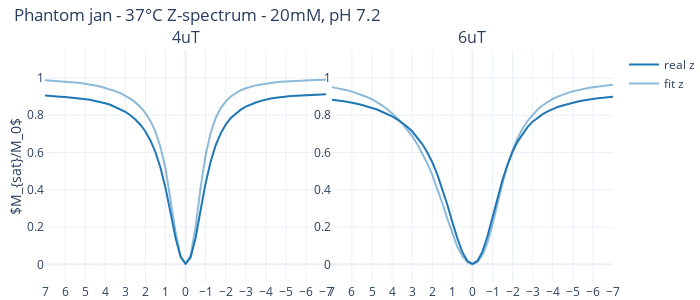
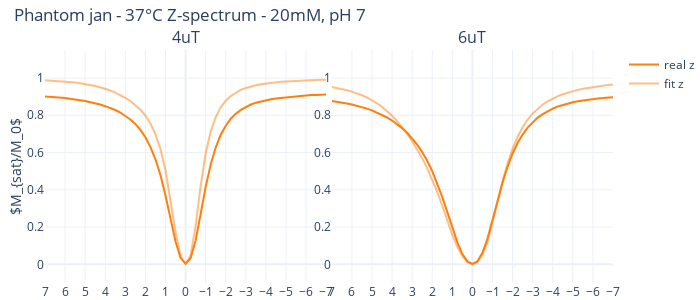
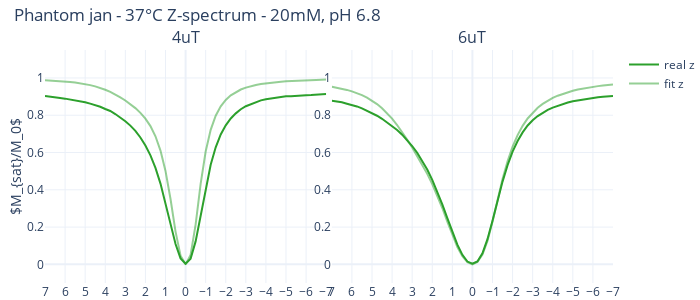

Notebook code for these charts, in order:
### Code cell
b1_i_lim = [1, 3]

b1_v = [0.7, 2, 4, 6][b1_i_lim[0]:b1_i_lim[1]]
zi_v = mean_z_spectra[0][0, b1_i_lim[0]:b1_i_lim[1], -1]
# zi_v = np.ones((4))[b1_i_lim[0]:b1_i_lim[1]]
w_df = np.arange(7, -7.25, -0.25)

phantom_i = 2

cest_prtcl_names = cest_prtcls_names[phantom_i][b1_i_lim[0]:b1_i_lim[1]]  # 0.7, 2, 4, 6
colors = ['#1f77b4', '#ff7f0e', '#2ca02c']
conc_l = conc_ls[phantom_i]
ph_l = ph_ls[phantom_i]
tag = tags[phantom_i]
month = months[phantom_i]

# Iterate over each image
for tag_i, cur_tag in enumerate(['a', 'b', 'c']):
    vial_i = tag.index(cur_tag)
    params = {
    'tp': 3,  #[s]
    'fb': conc_l[vial_i]*3/110000,
    'kb': 7500,
    't1w': 4,
    't2w': 1.8,
    't1s': 1.2,
    't2s': 0.1
    }
    fig = make_subplots(rows=1, cols=len(cest_prtcl_names),
                        subplot_titles=B_names[phantom_i][b1_i_lim[0]:b1_i_lim[1]], vertical_spacing = 0.07, horizontal_spacing=0.01)
    
    z_spec_mat = mean_z_spectra[phantom_i][vial_i, b1_i_lim[0]:b1_i_lim[1], :]
    fit_result, fitted_z = multi_b1_fit(w_df, b1_v, zi_v, z_spec_mat, params) 
    fitted_z_rs = fitted_z.reshape((len(b1_v), 57))
    
    for b1_i, b1 in enumerate(b1_v):
        col_idx = b1_i + 1
        
        cur_z = z_spec_mat[b1_i, :]
        cur_z_fit = fitted_z_rs[b1_i, :]
        fig.add_trace(go.Scatter(x=w_df, y=cur_z, line=dict(color=colors[tag_i]), name=f'real z', legendgroup=f'{1}_{col_idx}_1'), row=1, col=col_idx)
        fig.add_trace(go.Scatter(x=w_df, y=cur_z_fit, line=dict(color=colors[tag_i]), opacity=0.5, name=f'fit z', legendgroup=f'{1}_{col_idx}_1'), row=1, col=col_idx)
    
    fig.update_yaxes(title_text='$M_{sat}/M_0$', row=1, col=1, title_standoff=2)
    
    # Update layout
    fig.update_layout(template='plotly_white',  # Set the theme to plotly white
                      title_text=f'Phantom {month} - {temperatures[phantom_i]} Z-spectrum - {conc_l[vial_i]}mM, {ph_l[vial_i]}',
                      height=300, width=350*len(cest_prtcl_names),
                      title=dict(x=0.02, y=0.97),
                      margin=dict(l=45, r=0, t=50, b=0)
                      )  # Adjust the title position
    
    
    # Set axes for z-spectrum
    fig.update_xaxes(autorange='reversed',tickmode='linear', tick0=0, dtick=1)
    fig.update_yaxes(tickmode='linear', tick0=0, dtick=0.2, range=[-0.1, 1.15])
    
    # Show only specific legend groups
    for trace in fig.data:
        trace.showlegend = (trace.legendgroup == '1_1_1')
    
    fig.show()
    
    # After fitting the model
    print(fit_result.fit_report())  # Print a summary of the fit results
    # print("Parameter Values:")
    # for name, param in fit_result.params.items():
    #     if name == 'fb':
    #         print(f"{name}: {param.value * 110000 / 3:.2f} +/- {param.stderr * 110000 / 3:.2f}")
    #     else:
    #         print(f"{name}: {param.value:.2f} +/- {param.stderr:.2f}")
    
    pio.write_image(fig, f'images/z_spec/z_spec_dec_{conc_l[vial_i]}mM_fit.jpeg')

### Figure 1 — Plotly figure (JSON) as saved in the notebook; plotly's stock layout.template omitted (floating-point values rounded to 4 significant figures)
{"data": [{"legendgroup": "1_1_1", "line": {"color": "#1f77b4"}, "name": "real z", "showlegend": true, "type": "scatter", "x": [7.0, 6.75, 6.5, 6.25, 6.0, 5.75, 5.5, 5.25, 5.0, 4.75, 4.5, 4.25, 4.0, 3.75, 3.5, 3.25, 3.0, 2.75, 2.5, 2.25, 2.0, 1.75, 1.5, 1.25, 1.0, 0.75, 0.5, 0.25, 0.0, -0.25, -0.5, -0.75, -1.0, -1.25, -1.5, -1.75, -2.0, -2.25, -2.5, -2.75, -3.0, -3.25, -3.5, -3.75, -4.0, -4.25, -4.5, -4.75, -5.0, -5.25, -5.5, -5.75, -6.0, -6.25, -6.5, -6.75, -7.0], "xaxis": "x", "y": [0.9057, 0.9048, 0.9012, 0.8998, 0.8982, 0.8955, 0.8928, 0.8899, 0.8875, 0.8827, 0.8769, 0.8718, 0.8646, 0.8562, 0.8445, 0.8329, 0.8186, 0.7999, 0.7773, 0.7489, 0.713, 0.6651, 0.6015, 0.5182, 0.4102, 0.2779, 0.142, 0.03984, 0.00351, 0.03709, 0.1432, 0.2916, 0.4364, 0.5521, 0.6398, 0.7027, 0.7503, 0.7851, 0.8097, 0.8299, 0.8464, 0.8587, 0.8684, 0.877, 0.8844, 0.8897, 0.8937, 0.8977, 0.9013, 0.9031, 0.9049, 0.9062, 0.9076, 0.9089, 0.9093, 0.9117, 0.913], "yaxis": "y"}, {"legendgroup": "1_1_1", "line": {"color": "#1f77b4"}, "name": "fit z", "opacity": 0.5, "showlegend": true, "type": "scatter", "x": [7.0, 6.75, 6.5, 6.25, 6.0, 5.75, 5.5, 5.25, 5.0, 4.75, 4.5, 4.25, 4.0, 3.75, 3.5, 3.25, 3.0, 2.75, 2.5, 2.25, 2.0, 1.75, 1.5, 1.25, 1.0, 0.75, 0.5, 0.25, 0.0, -0.25, -0.5, -0.75, -1.0, -1.25, -1.5, -1.75, -2.0, -2.25, -2.5, -2.75, -3.0, -3.25, -3.5, -3.75, -4.0, -4.25, -4.5, -4.75, -5.0, -5.25, -5.5, -5.75, -6.0, -6.25, -6.5, -6.75, -7.0], "xaxis": "x", "y": [0.9873, 0.986, 0.9846, 0.9829, 0.9809, 0.9786, 0.9759, 0.9728, 0.9691, 0.9648, 0.9598, 0.9539, 0.947, 0.9389, 0.9294, 0.9182, 0.9049, 0.8887, 0.869, 0.8441, 0.8121, 0.7697, 0.7116, 0.6302, 0.5144, 0.356, 0.175, 0.04516, 2.202e-23, 0.04835, 0.2012, 0.4133, 0.5875, 0.7065, 0.7853, 0.8382, 0.8748, 0.9008, 0.9198, 0.934, 0.9449, 0.9534, 0.9601, 0.9655, 0.9699, 0.9735, 0.9765, 0.9791, 0.9812, 0.9831, 0.9847, 0.9861, 0.9873, 0.9883, 0.9892, 0.9901, 0.9908], "yaxis": "y"}, {"legendgroup": "1_2_1", "line": {"color": "#1f77b4"}, "name": "real z", "showlegend": false, "type": "scatter", "x": [7.0, 6.75, 6.5, 6.25, 6.0, 5.75, 5.5, 5.25, 5.0, 4.75, 4.5, 4.25, 4.0, 3.75, 3.5, 3.25, 3.0, 2.75, 2.5, 2.25, 2.0, 1.75, 1.5, 1.25, 1.0, 0.75, 0.5, 0.25, 0.0, -0.25, -0.5, -0.75, -1.0, -1.25, -1.5, -1.75, -2.0, -2.25, -2.5, -2.75, -3.0, -3.25, -3.5, -3.75, -4.0, -4.25, -4.5, -4.75, -5.0, -5.25, -5.5, -5.75, -6.0, -6.25, -6.5, -6.75, -7.0], "xaxis": "x2", "y": [0.8833, 0.8816, 0.8767, 0.8726, 0.868, 0.8613, 0.8547, 0.8472, 0.8395, 0.8306, 0.8187, 0.8072, 0.7937, 0.7784, 0.7598, 0.7388, 0.714, 0.6826, 0.6453, 0.6014, 0.5479, 0.483, 0.405, 0.3198, 0.2273, 0.1392, 0.06543, 0.01848, 0.003011, 0.01838, 0.06837, 0.1506, 0.2533, 0.3582, 0.4543, 0.5349, 0.604, 0.6587, 0.7014, 0.7373, 0.7657, 0.7878, 0.8061, 0.8208, 0.8338, 0.8445, 0.852, 0.8606, 0.8678, 0.8736, 0.8788, 0.8837, 0.8887, 0.8917, 0.8933, 0.897, 0.8988], "yaxis": "y2"}, {"legendgroup": "1_2_1", "line": {"color": "#1f77b4"}, "name": "fit z", "opacity": 0.5, "showlegend": false, "type": "scatter", "x": [7.0, 6.75, 6.5, 6.25, 6.0, 5.75, 5.5, 5.25, 5.0, 4.75, 4.5, 4.25, 4.0, 3.75, 3.5, 3.25, 3.0, 2.75, 2.5, 2.25, 2.0, 1.75, 1.5, 1.25, 1.0, 0.75, 0.5, 0.25, 0.0, -0.25, -0.5, -0.75, -1.0, -1.25, -1.5, -1.75, -2.0, -2.25, -2.5, -2.75, -3.0, -3.25, -3.5, -3.75, -4.0, -4.25, -4.5, -4.75, -5.0, -5.25, -5.5, -5.75, -6.0, -6.25, -6.5, -6.75, -7.0], "xaxis": "x2", "y": [0.9508, 0.946, 0.9405, 0.9341, 0.9268, 0.9184, 0.9088, 0.8976, 0.8848, 0.87, 0.853, 0.8335, 0.8113, 0.786, 0.7572, 0.7247, 0.6878, 0.6458, 0.5979, 0.543, 0.4801, 0.4086, 0.3292, 0.2451, 0.1636, 0.09464, 0.04388, 0.01161, 5.534e-24, 0.01239, 0.05014, 0.1169, 0.214, 0.3268, 0.4367, 0.5328, 0.6126, 0.6771, 0.7289, 0.7705, 0.804, 0.8312, 0.8535, 0.8719, 0.8872, 0.9, 0.9108, 0.9201, 0.928, 0.9348, 0.9407, 0.9459, 0.9504, 0.9544, 0.958, 0.9611, 0.9639], "yaxis": "y2"}], "layout": {"annotations": [{"font": {"size": 16}, "showarrow": false, "text": "4uT", "x": 0.2475, "xanchor": "center", "xref": "paper", "y": 1.0, "yanchor": "bottom", "yref": "paper"}, {"font": {"size": 16}, "showarrow": false, "text": "6uT", "x": 0.7525, "xanchor": "center", "xref": "paper", "y": 1.0, "yanchor": "bottom", "yref": "paper"}], "height": 300, "margin": {"b": 0, "l": 45, "r": 0, "t": 50}, "title": {"text": "Phantom jan - 37°C Z-spectrum - 20mM, pH 7.2", "x": 0.02, "y": 0.97}, "width": 700, "xaxis": {"anchor": "y", "autorange": "reversed", "domain": [0.0, 0.495], "dtick": 1, "tick0": 0, "tickmode": "linear"}, "xaxis2": {"anchor": "y2", "autorange": "reversed", "domain": [0.505, 1.0], "dtick": 1, "tick0": 0, "tickmode": "linear"}, "yaxis": {"anchor": "x", "domain": [0.0, 1.0], "dtick": 0.2, "range": [-0.1, 1.15], "tick0": 0, "tickmode": "linear", "title": {"standoff": 2, "text": "$M_{sat}/M_0$"}}, "yaxis2": {"anchor": "x2", "domain": [0.0, 1.0], "dtick": 0.2, "range": [-0.1, 1.15], "tick0": 0, "tickmode": "linear"}}}

### Figure 2 — Plotly figure (JSON) as saved in the notebook; plotly's stock layout.template omitted (floating-point values rounded to 4 significant figures)
{"data": [{"legendgroup": "1_1_1", "line": {"color": "#ff7f0e"}, "name": "real z", "showlegend": true, "type": "scatter", "x": [7.0, 6.75, 6.5, 6.25, 6.0, 5.75, 5.5, 5.25, 5.0, 4.75, 4.5, 4.25, 4.0, 3.75, 3.5, 3.25, 3.0, 2.75, 2.5, 2.25, 2.0, 1.75, 1.5, 1.25, 1.0, 0.75, 0.5, 0.25, 0.0, -0.25, -0.5, -0.75, -1.0, -1.25, -1.5, -1.75, -2.0, -2.25, -2.5, -2.75, -3.0, -3.25, -3.5, -3.75, -4.0, -4.25, -4.5, -4.75, -5.0, -5.25, -5.5, -5.75, -6.0, -6.25, -6.5, -6.75, -7.0], "xaxis": "x", "y": [0.901, 0.8993, 0.8982, 0.8955, 0.8924, 0.8881, 0.8857, 0.8818, 0.8768, 0.8699, 0.8644, 0.8572, 0.8486, 0.8397, 0.8281, 0.8146, 0.798, 0.7769, 0.7532, 0.7217, 0.6822, 0.6292, 0.5637, 0.4783, 0.3696, 0.2443, 0.1226, 0.03514, 0.003122, 0.03263, 0.1277, 0.2699, 0.4159, 0.5358, 0.6269, 0.6955, 0.7437, 0.7818, 0.8085, 0.8289, 0.8455, 0.8575, 0.8675, 0.8749, 0.8808, 0.8859, 0.8904, 0.8932, 0.8966, 0.9, 0.9025, 0.9043, 0.9052, 0.9083, 0.9087, 0.9106, 0.9109], "yaxis": "y"}, {"legendgroup": "1_1_1", "line": {"color": "#ff7f0e"}, "name": "fit z", "opacity": 0.5, "showlegend": true, "type": "scatter", "x": [7.0, 6.75, 6.5, 6.25, 6.0, 5.75, 5.5, 5.25, 5.0, 4.75, 4.5, 4.25, 4.0, 3.75, 3.5, 3.25, 3.0, 2.75, 2.5, 2.25, 2.0, 1.75, 1.5, 1.25, 1.0, 0.75, 0.5, 0.25, 0.0, -0.25, -0.5, -0.75, -1.0, -1.25, -1.5, -1.75, -2.0, -2.25, -2.5, -2.75, -3.0, -3.25, -3.5, -3.75, -4.0, -4.25, -4.5, -4.75, -5.0, -5.25, -5.5, -5.75, -6.0, -6.25, -6.5, -6.75, -7.0], "xaxis": "x", "y": [0.9875, 0.9862, 0.9847, 0.9829, 0.9808, 0.9784, 0.9755, 0.972, 0.9679, 0.963, 0.9571, 0.9503, 0.9421, 0.9326, 0.9216, 0.9087, 0.8938, 0.8763, 0.8554, 0.8298, 0.7976, 0.7553, 0.6981, 0.6181, 0.5048, 0.3501, 0.1733, 0.04515, 2.219e-23, 0.04905, 0.2052, 0.42, 0.5945, 0.7127, 0.7904, 0.8424, 0.8781, 0.9035, 0.922, 0.9358, 0.9464, 0.9546, 0.9611, 0.9664, 0.9706, 0.9742, 0.9771, 0.9796, 0.9817, 0.9835, 0.985, 0.9863, 0.9875, 0.9885, 0.9894, 0.9902, 0.991], "yaxis": "y"}, {"legendgroup": "1_2_1", "line": {"color": "#ff7f0e"}, "name": "real z", "showlegend": false, "type": "scatter", "x": [7.0, 6.75, 6.5, 6.25, 6.0, 5.75, 5.5, 5.25, 5.0, 4.75, 4.5, 4.25, 4.0, 3.75, 3.5, 3.25, 3.0, 2.75, 2.5, 2.25, 2.0, 1.75, 1.5, 1.25, 1.0, 0.75, 0.5, 0.25, 0.0, -0.25, -0.5, -0.75, -1.0, -1.25, -1.5, -1.75, -2.0, -2.25, -2.5, -2.75, -3.0, -3.25, -3.5, -3.75, -4.0, -4.25, -4.5, -4.75, -5.0, -5.25, -5.5, -5.75, -6.0, -6.25, -6.5, -6.75, -7.0], "xaxis": "x2", "y": [0.8768, 0.8732, 0.8686, 0.8627, 0.8577, 0.8511, 0.8436, 0.8355, 0.8263, 0.8148, 0.8029, 0.7879, 0.7714, 0.7522, 0.7309, 0.7061, 0.6762, 0.6419, 0.6022, 0.556, 0.4998, 0.4342, 0.3608, 0.2805, 0.1965, 0.1177, 0.05543, 0.01609, 0.002944, 0.01612, 0.06232, 0.1382, 0.2376, 0.343, 0.4396, 0.5239, 0.5947, 0.6511, 0.6963, 0.7334, 0.7627, 0.7872, 0.8062, 0.8223, 0.8352, 0.847, 0.8557, 0.8632, 0.8697, 0.8756, 0.88, 0.8841, 0.8874, 0.8904, 0.8918, 0.8954, 0.8966], "yaxis": "y2"}, {"legendgroup": "1_2_1", "line": {"color": "#ff7f0e"}, "name": "fit z", "opacity": 0.5, "showlegend": false, "type": "scatter", "x": [7.0, 6.75, 6.5, 6.25, 6.0, 5.75, 5.5, 5.25, 5.0, 4.75, 4.5, 4.25, 4.0, 3.75, 3.5, 3.25, 3.0, 2.75, 2.5, 2.25, 2.0, 1.75, 1.5, 1.25, 1.0, 0.75, 0.5, 0.25, 0.0, -0.25, -0.5, -0.75, -1.0, -1.25, -1.5, -1.75, -2.0, -2.25, -2.5, -2.75, -3.0, -3.25, -3.5, -3.75, -4.0, -4.25, -4.5, -4.75, -5.0, -5.25, -5.5, -5.75, -6.0, -6.25, -6.5, -6.75, -7.0], "xaxis": "x2", "y": [0.9516, 0.9467, 0.9411, 0.9345, 0.9268, 0.9179, 0.9074, 0.8952, 0.8809, 0.8642, 0.8448, 0.8224, 0.7968, 0.7679, 0.7355, 0.6997, 0.6602, 0.6167, 0.5687, 0.5151, 0.4551, 0.3878, 0.3135, 0.235, 0.1585, 0.09284, 0.04354, 0.01162, 5.583e-24, 0.01257, 0.05118, 0.1199, 0.2198, 0.3348, 0.4455, 0.5416, 0.6208, 0.6845, 0.7354, 0.7761, 0.8089, 0.8354, 0.8571, 0.875, 0.8899, 0.9024, 0.9129, 0.9219, 0.9296, 0.9362, 0.942, 0.947, 0.9514, 0.9553, 0.9588, 0.9618, 0.9646], "yaxis": "y2"}], "layout": {"annotations": [{"font": {"size": 16}, "showarrow": false, "text": "4uT", "x": 0.2475, "xanchor": "center", "xref": "paper", "y": 1.0, "yanchor": "bottom", "yref": "paper"}, {"font": {"size": 16}, "showarrow": false, "text": "6uT", "x": 0.7525, "xanchor": "center", "xref": "paper", "y": 1.0, "yanchor": "bottom", "yref": "paper"}], "height": 300, "margin": {"b": 0, "l": 45, "r": 0, "t": 50}, "title": {"text": "Phantom jan - 37°C Z-spectrum - 20mM, pH 7", "x": 0.02, "y": 0.97}, "width": 700, "xaxis": {"anchor": "y", "autorange": "reversed", "domain": [0.0, 0.495], "dtick": 1, "tick0": 0, "tickmode": "linear"}, "xaxis2": {"anchor": "y2", "autorange": "reversed", "domain": [0.505, 1.0], "dtick": 1, "tick0": 0, "tickmode": "linear"}, "yaxis": {"anchor": "x", "domain": [0.0, 1.0], "dtick": 0.2, "range": [-0.1, 1.15], "tick0": 0, "tickmode": "linear", "title": {"standoff": 2, "text": "$M_{sat}/M_0$"}}, "yaxis2": {"anchor": "x2", "domain": [0.0, 1.0], "dtick": 0.2, "range": [-0.1, 1.15], "tick0": 0, "tickmode": "linear"}}}

### Figure 3 — Plotly figure (JSON) as saved in the notebook; plotly's stock layout.template omitted (floating-point values rounded to 4 significant figures)
{"data": [{"legendgroup": "1_1_1", "line": {"color": "#2ca02c"}, "name": "real z", "showlegend": true, "type": "scatter", "x": [7.0, 6.75, 6.5, 6.25, 6.0, 5.75, 5.5, 5.25, 5.0, 4.75, 4.5, 4.25, 4.0, 3.75, 3.5, 3.25, 3.0, 2.75, 2.5, 2.25, 2.0, 1.75, 1.5, 1.25, 1.0, 0.75, 0.5, 0.25, 0.0, -0.25, -0.5, -0.75, -1.0, -1.25, -1.5, -1.75, -2.0, -2.25, -2.5, -2.75, -3.0, -3.25, -3.5, -3.75, -4.0, -4.25, -4.5, -4.75, -5.0, -5.25, -5.5, -5.75, -6.0, -6.25, -6.5, -6.75, -7.0], "xaxis": "x", "y": [0.9026, 0.9003, 0.8965, 0.8922, 0.8891, 0.8847, 0.8809, 0.875, 0.8698, 0.8623, 0.8548, 0.8452, 0.8333, 0.8227, 0.8065, 0.7879, 0.7683, 0.7444, 0.7162, 0.6805, 0.6374, 0.585, 0.5177, 0.4334, 0.3309, 0.2171, 0.1093, 0.03193, 0.003053, 0.03081, 0.1232, 0.2644, 0.411, 0.534, 0.6278, 0.6971, 0.7458, 0.7825, 0.8101, 0.8321, 0.8483, 0.8596, 0.8709, 0.8799, 0.8861, 0.8902, 0.8955, 0.8991, 0.9018, 0.902, 0.9051, 0.9066, 0.9076, 0.9081, 0.9107, 0.913, 0.9146], "yaxis": "y"}, {"legendgroup": "1_1_1", "line": {"color": "#2ca02c"}, "name": "fit z", "opacity": 0.5, "showlegend": true, "type": "scatter", "x": [7.0, 6.75, 6.5, 6.25, 6.0, 5.75, 5.5, 5.25, 5.0, 4.75, 4.5, 4.25, 4.0, 3.75, 3.5, 3.25, 3.0, 2.75, 2.5, 2.25, 2.0, 1.75, 1.5, 1.25, 1.0, 0.75, 0.5, 0.25, 0.0, -0.25, -0.5, -0.75, -1.0, -1.25, -1.5, -1.75, -2.0, -2.25, -2.5, -2.75, -3.0, -3.25, -3.5, -3.75, -4.0, -4.25, -4.5, -4.75, -5.0, -5.25, -5.5, -5.75, -6.0, -6.25, -6.5, -6.75, -7.0], "xaxis": "x", "y": [0.9879, 0.9866, 0.9851, 0.9833, 0.9812, 0.9786, 0.9755, 0.9718, 0.9672, 0.9616, 0.9548, 0.9465, 0.9366, 0.925, 0.9114, 0.8961, 0.879, 0.8599, 0.8383, 0.813, 0.7819, 0.7416, 0.6871, 0.6106, 0.5014, 0.3508, 0.1758, 0.0462, 2.285e-23, 0.05083, 0.2132, 0.4317, 0.6053, 0.7215, 0.7973, 0.8477, 0.8823, 0.9068, 0.9246, 0.9379, 0.9481, 0.956, 0.9623, 0.9673, 0.9715, 0.9749, 0.9777, 0.9801, 0.9821, 0.9838, 0.9853, 0.9866, 0.9878, 0.9888, 0.9896, 0.9904, 0.9911], "yaxis": "y"}, {"legendgroup": "1_2_1", "line": {"color": "#2ca02c"}, "name": "real z", "showlegend": false, "type": "scatter", "x": [7.0, 6.75, 6.5, 6.25, 6.0, 5.75, 5.5, 5.25, 5.0, 4.75, 4.5, 4.25, 4.0, 3.75, 3.5, 3.25, 3.0, 2.75, 2.5, 2.25, 2.0, 1.75, 1.5, 1.25, 1.0, 0.75, 0.5, 0.25, 0.0, -0.25, -0.5, -0.75, -1.0, -1.25, -1.5, -1.75, -2.0, -2.25, -2.5, -2.75, -3.0, -3.25, -3.5, -3.75, -4.0, -4.25, -4.5, -4.75, -5.0, -5.25, -5.5, -5.75, -6.0, -6.25, -6.5, -6.75, -7.0], "xaxis": "x2", "y": [0.8774, 0.8752, 0.8695, 0.8617, 0.8549, 0.8472, 0.8368, 0.8239, 0.8122, 0.7973, 0.7809, 0.7619, 0.742, 0.7205, 0.6958, 0.667, 0.6349, 0.5988, 0.5569, 0.5089, 0.4534, 0.3911, 0.3214, 0.2476, 0.1733, 0.1055, 0.05106, 0.01512, 0.003164, 0.01575, 0.05974, 0.1353, 0.2344, 0.3423, 0.4439, 0.5316, 0.6046, 0.6616, 0.708, 0.7453, 0.7734, 0.7954, 0.8142, 0.8291, 0.841, 0.8506, 0.8599, 0.8682, 0.8748, 0.8795, 0.8848, 0.8907, 0.8947, 0.8965, 0.899, 0.9023, 0.9036], "yaxis": "y2"}, {"legendgroup": "1_2_1", "line": {"color": "#2ca02c"}, "name": "fit z", "opacity": 0.5, "showlegend": false, "type": "scatter", "x": [7.0, 6.75, 6.5, 6.25, 6.0, 5.75, 5.5, 5.25, 5.0, 4.75, 4.5, 4.25, 4.0, 3.75, 3.5, 3.25, 3.0, 2.75, 2.5, 2.25, 2.0, 1.75, 1.5, 1.25, 1.0, 0.75, 0.5, 0.25, 0.0, -0.25, -0.5, -0.75, -1.0, -1.25, -1.5, -1.75, -2.0, -2.25, -2.5, -2.75, -3.0, -3.25, -3.5, -3.75, -4.0, -4.25, -4.5, -4.75, -5.0, -5.25, -5.5, -5.75, -6.0, -6.25, -6.5, -6.75, -7.0], "xaxis": "x2", "y": [0.9531, 0.9482, 0.9425, 0.9359, 0.9281, 0.9188, 0.9078, 0.8946, 0.8789, 0.8601, 0.8378, 0.8117, 0.7815, 0.7474, 0.7098, 0.6693, 0.6267, 0.5822, 0.5355, 0.4856, 0.4309, 0.3699, 0.3022, 0.2295, 0.1572, 0.09334, 0.04423, 0.0119, 5.754e-24, 0.01302, 0.05328, 0.1254, 0.2291, 0.3464, 0.4577, 0.5531, 0.6311, 0.6934, 0.743, 0.7826, 0.8144, 0.8401, 0.8611, 0.8784, 0.8928, 0.9048, 0.915, 0.9237, 0.9312, 0.9376, 0.9432, 0.9481, 0.9524, 0.9561, 0.9595, 0.9625, 0.9652], "yaxis": "y2"}], "layout": {"annotations": [{"font": {"size": 16}, "showarrow": false, "text": "4uT", "x": 0.2475, "xanchor": "center", "xref": "paper", "y": 1.0, "yanchor": "bottom", "yref": "paper"}, {"font": {"size": 16}, "showarrow": false, "text": "6uT", "x": 0.7525, "xanchor": "center", "xref": "paper", "y": 1.0, "yanchor": "bottom", "yref": "paper"}], "height": 300, "margin": {"b": 0, "l": 45, "r": 0, "t": 50}, "title": {"text": "Phantom jan - 37°C Z-spectrum - 20mM, pH 6.8", "x": 0.02, "y": 0.97}, "width": 700, "xaxis": {"anchor": "y", "autorange": "reversed", "domain": [0.0, 0.495], "dtick": 1, "tick0": 0, "tickmode": "linear"}, "xaxis2": {"anchor": "y2", "autorange": "reversed", "domain": [0.505, 1.0], "dtick": 1, "tick0": 0, "tickmode": "linear"}, "yaxis": {"anchor": "x", "domain": [0.0, 1.0], "dtick": 0.2, "range": [-0.1, 1.15], "tick0": 0, "tickmode": "linear", "title": {"standoff": 2, "text": "$M_{sat}/M_0$"}}, "yaxis2": {"anchor": "x2", "domain": [0.0, 1.0], "dtick": 0.2, "range": [-0.1, 1.15], "tick0": 0, "tickmode": "linear"}}}
